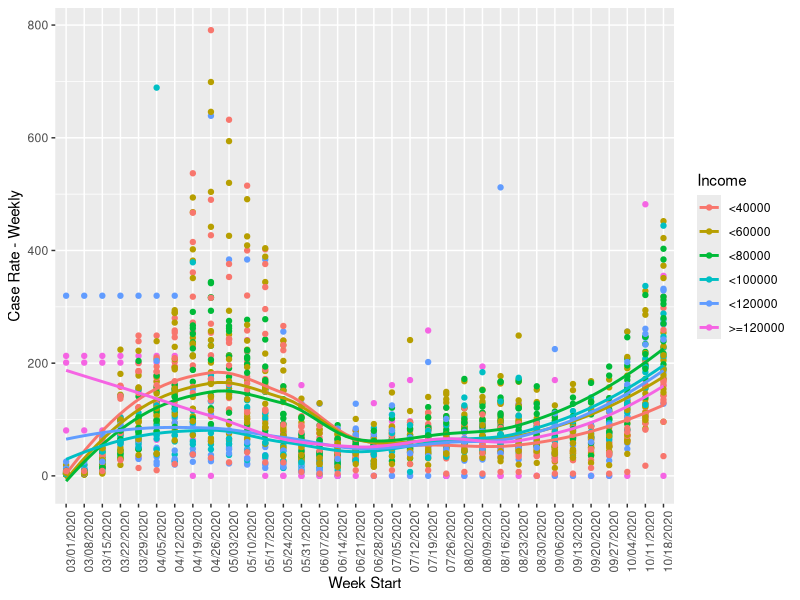
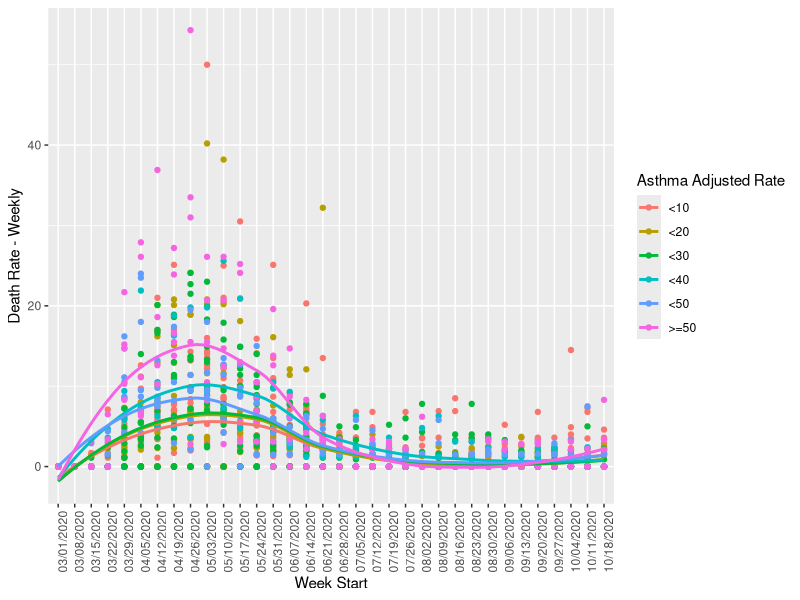

Generate these figures, in order, with R:
## ---- chunk 1
knitr::opts_chunk$set(echo=FALSE, warning=FALSE, message=FALSE)
## ---- chunk 2
library(tidyverse)

cases <- read_csv("data/processed/COVID-19_ZIP_Before_Metric_Change.csv")
asthma <- read_csv("data/processed/Public_Health_Statistics_-_Asthma_hospitalizations_in_Chicago__by_year__2000_-_2011.csv")
med_income <- read_csv("data/processed/median_income_ZIP.csv")
## ---- chunk 3
cases_with_income <- cases %>%
  left_join(med_income, by = "ZIP Code")

cases_with_income <- cases_with_income %>%
  mutate(`income_bracket` = cut(estimate, breaks = c(-Inf, 40000, 60000, 80000, 100000, 120000, Inf),
                                labels = c("<40000", "<60000","<80000","<100000","<120000", ">=120000")))

cases_with_income %>%
  ggplot() +
  geom_point(aes(`Week Start`, `Case Rate - Weekly`, color = factor(income_bracket))) +
  geom_smooth(aes(`Week Number` - min(cases$`Week Number`) + 1, `Case Rate - Weekly`, color = factor(income_bracket)), se = FALSE) +
  theme(axis.text.x = element_text(angle = 90)) +
  labs(color = "Income")
## ---- chunk 4
compressed_asthma <- asthma %>%
  select(`ZIP code (or aggregate)`, `Adjusted Rate 2011 (Ages 5-64 only)`) %>%
  rename(`ZIP Code` = `ZIP code (or aggregate)`,
         `Asthma Adjusted Rate` = `Adjusted Rate 2011 (Ages 5-64 only)`) %>%
  arrange(`Asthma Adjusted Rate`)

cases_with_asthma <- cases %>%
  left_join(compressed_asthma, by = "ZIP Code") %>%
  arrange(as.numeric(`Asthma Adjusted Rate`)) %>%
  mutate(`asthma_brackets` = cut(`Asthma Adjusted Rate`,
                                breaks = c(-Inf, 10, 20, 30, 40, 50, Inf),
                                labels = c("<10", "<20", "<30", "<40", "<50", ">=50")))

cases_with_asthma %>%
  ggplot() +
  geom_point(aes(`Week Start`, `Death Rate - Weekly`, color = factor(`asthma_brackets`))) +
  geom_smooth(aes(`Week Number` - min(cases$`Week Number`) + 1, `Death Rate - Weekly`, color = factor(`asthma_brackets`)), se = FALSE) +
  theme(axis.text.x = element_text(angle = 90)) +
  labs(color = "Asthma Adjusted Rate")
